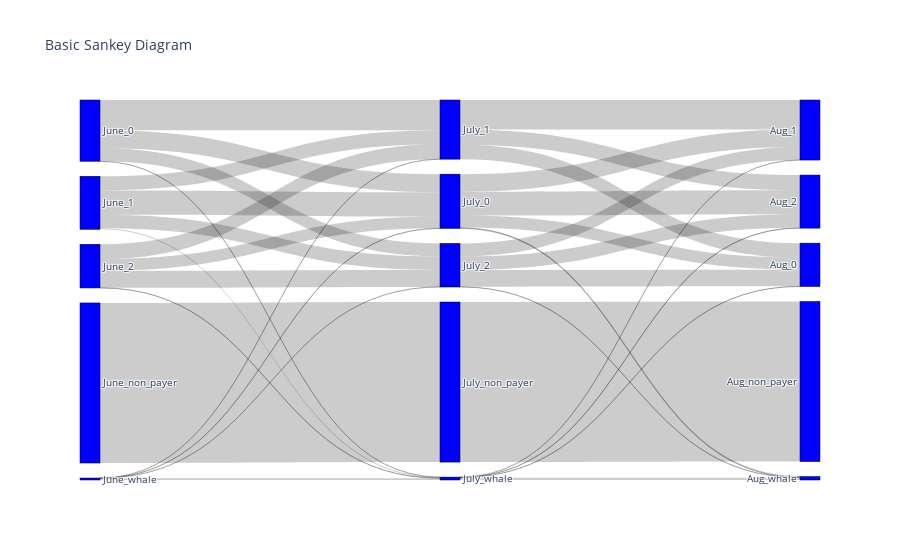

Notebook code for this chart:
### Code cell
import plotly.graph_objects as go
fig = go.Figure(data=[go.Sankey(
    node = dict(
      pad = 15,
      thickness = 20,
      line = dict(color = "black", width = 0.5),
      label = label_sankey,
      color = "blue"
    ),
    link = dict(
      source = source, # indices correspond to labels, eg A1, A2, A1, B1, ...
      target = target,
      value = value
  ))])

fig.update_layout(title_text="Basic Sankey Diagram", font_size=10)
fig.show()

### Figure 1 — Plotly figure (JSON) as saved in the notebook; plotly's stock layout.template omitted (floating-point values rounded to 4 significant figures)
{"data": [{"link": {"source": [0, 0, 0, 0, 1, 1, 1, 1, 2, 2, 2, 2, 3, 4, 4, 4, 4, 5, 5, 5, 5, 6, 6, 6, 7, 7, 7, 7, 8, 9, 9, 9, 9], "target": [7, 6, 5, 9, 7, 6, 5, 9, 7, 6, 5, 9, 8, 5, 9, 7, 6, 14, 10, 11, 12, 11, 10, 12, 14, 10, 11, 12, 13, 10, 12, 11, 14], "value": [1102, 1388, 1589, 16, 2272, 1329, 1274, 94, 1701, 2829, 1213, 1, 15007, 12, 162, 10, 1, 27, 1284, 1214, 1563, 2759, 1427, 1361, 74, 2241, 1645, 1125, 15007, 25, 17, 12, 219]}, "node": {"color": "blue", "label": ["June_2", "June_1", "June_0", "June_non_payer", "June_whale", "July_2", "July_1", "July_0", "July_non_payer", "July_whale", "Aug_2", "Aug_1", "Aug_0", "Aug_non_payer", "Aug_whale"], "line": {"color": "black", "width": 0.5}, "pad": 15, "thickness": 20}, "type": "sankey"}], "layout": {"font": {"size": 10}, "title": {"text": "Basic Sankey Diagram"}}}
